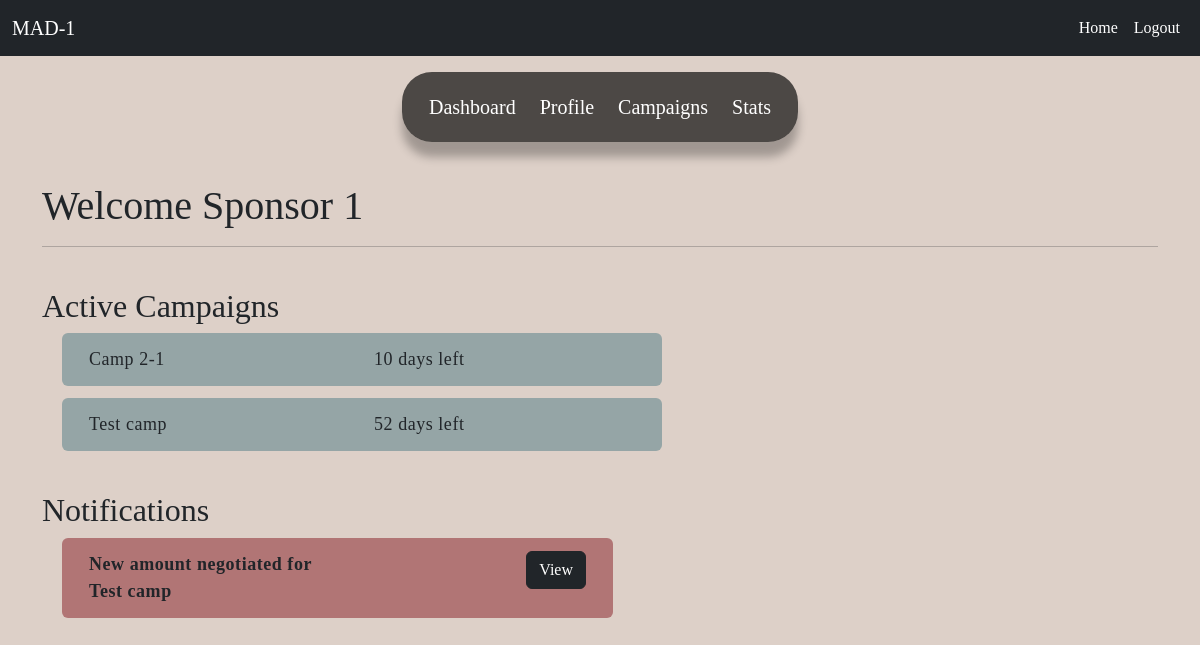
The page /sponsor/dashboard (signed in) on the database as committed earlier.
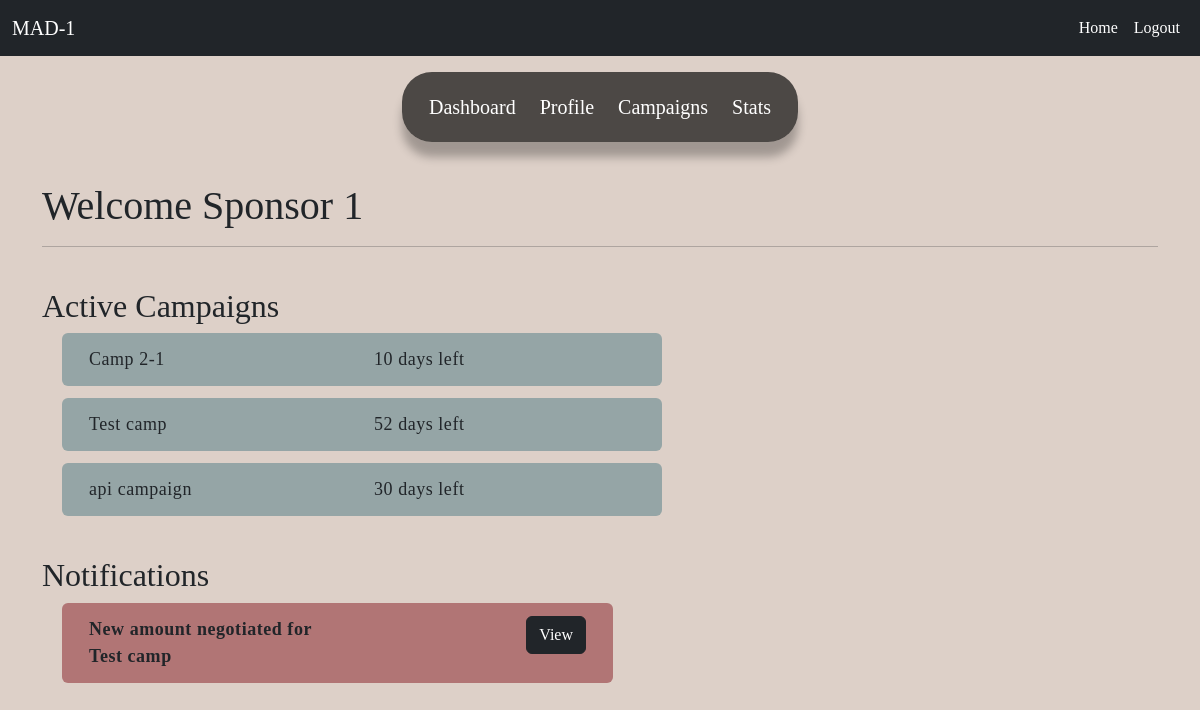
The same page on the database as committed later.
### website/models.py (models this page shows)
class Campaign(db.Model):
    __tablename__ = 'campaign'
    id = db.Column(db.Integer, primary_key=True)
    name = db.Column(db.String(150), nullable=False)
    description = db.Column(db.Text, nullable=False)
    start_date = db.Column(db.Date, nullable=False)
    end_date = db.Column(db.Date, nullable=False)
    budget = db.Column(db.Float, nullable=False)
    visibility = db.Column(db.String(50), nullable=False)
    flagged = db.Column(db.String(5),nullable=False)
    sponsor_id = db.Column(db.Integer, db.ForeignKey('sponsor.id'))
    sponsor = db.relationship('Sponsor', back_populates='campaigns')
    ad_requests = db.relationship('AdRequest', back_populates='campaign')

class Negotiation(db.Model):
    __tablename__ = 'negotiation'
    id = db.Column(db.Integer, primary_key=True)
    ad_request_id = db.Column(db.Integer, db.ForeignKey('ad_request.id'))
    sponsor_id = db.Column(db.Integer, db.ForeignKey('sponsor.id'))
    influencer_id = db.Column(db.Integer, db.ForeignKey('influencer.id'))
    proposed_amount = db.Column(db.Float, nullable=False)
    previous_time = db.Column(db.DateTime, nullable=True)
    message = db.Column(db.Text, nullable=True) # sponsor_new, influencer_new, sponsor_negotiated, influencer_negotiated
    latest_time = db.Column(db.DateTime, nullable=True)
    ad_request = db.relationship('AdRequest', back_populates='negotiations')
    sponsor = db.relationship('Sponsor', back_populates='negotiations')
    influencer = db.relationship('Influencer', back_populates='negotiations')

### website/views.py (the view)
@views.route('sponsor/dashboard')
@login_required
def sponsor_dashboard():
    sponsor = Sponsor.query.get(current_user.id)
    campaigns = [campaign for campaign in sponsor.campaigns if (campaign.end_date > datetime.now().date()) and (campaign.start_date < datetime.now().date()) and (campaign.flagged == 'False')]
    current_date = datetime.now().date()
    new_nego = Negotiation.query.filter_by(sponsor_id=sponsor.id).all()
    return render_template('sponsor_dashboard.html', user = current_user, sponsor=sponsor, campaigns=campaigns,current_date=current_date, new_nego=new_nego)

### website/__init__.py (called while the page is built)
def create_app():
    myapp = Flask(__name__)
    myapp.config['SECRET_KEY'] = 'mysecretkey'
    myapp.config['SQLALCHEMY_DATABASE_URI'] = 'sqlite:///database.sqlite3'
    db.init_app(myapp)
    api.init_app(myapp)
    from .auth import auth
    from .views import views
    myapp.register_blueprint(views,url_prefix = '/')
    myapp.register_blueprint(auth,url_prefix = '/auth')
    with myapp.app_context():
        db.create_all()
    login_manager = LoginManager()
    login_manager.login_view = 'views.home'
    login_manager.init_app(myapp)
    @login_manager.user_loader
    def load_user(user_id):
        return User.query.get(int(user_id))
    return myapp

### website/templates/sponsor_dashboard.html (shortened to what this page needs)
{% extends 'base.html' %}
{% block content %}
<div class="container-fluid">
    <div class="row justify-content-center">
       <nav id="sponsor_navbar" class="navbar navbar-expand-lg mt-2" >
            <div class="container-fluid">
                <div class="collapse navbar-collapse justify-content-center" id="navbarCenteredExample">
                    <ul class="nav-links">
                        <li><a href="{{ url_for('views.sponsor_dashboard') }}">Dashboard</a></li>
                        <li class="center"><a href="{{ url_for('views.sponsor_profile') }}">Profile</a></li>
                        <li class="upward"><a href="{{ url_for('views.sponsor_campaigns') }}">Campaigns</a></li>
                        <li class="forward"><a href="{{ url_for('views.sponsor_stats') }}">Stats</a></li>
                    </ul>
                </div>
            </div>
        </nav>
    </div>
    <div class="container mt-3">
        <h1>Welcome {{ user.sponsor.name }}</h1>
        <hr>
        <br>
        <h2>Active Campaigns</h2>
            {% if campaigns %}
            <ul class="campaign-display">
                {% for campaign in campaigns %}
                <li class="row">
                    <div class="col">{{ campaign.name }}</div>
                    <div class="col">{{ (campaign.end_date - current_date).days }} days left</div>
                </li>
                {% endfor %}
            </ul>
            {% else %}
            <p><em>No active campaigns</em></p>
            {% endif %}
        <br>
        <h2>Notifications</h2>
        {% if new_nego %}
            <ul class="notification-display">
                {% for nego in new_nego %}
                {% if nego.message not in ['sponsor_new','sponsor_negotiated'] %}
                    <li class="row" >
                        {% if nego.message == 'influencer_new' %}
                        <div class="col"><strong>New request for {{ nego.ad_request.campaign.name }}</strong></div>
                        {% elif nego.message == 'influencer_negotiated' %}
                        <div class="col"><strong>New amount negotiated for {{ nego.ad_request.campaign.name }}</strong></div>
                        {% endif %}
                        <div class="col text-right"><a href="{{ url_for('views.campaign_details', campaign_id=nego.ad_request.campaign.id) }}"><button class="btn btn-dark">View</button></a></div>
                    </li>
                {% else %}
                <p><em>No Notifications</em></p>
                {% endif %}
                {% endfor %}
                </ul>
        {% else %}
        <p><em>No Notifications</em></p>
        {% endif %}
    </div>
{% endblock %}

Rows that differ between the two databases and show on the page:
added Campaign: name "api campaign", (campaign.end_date-current_date).days "30"
